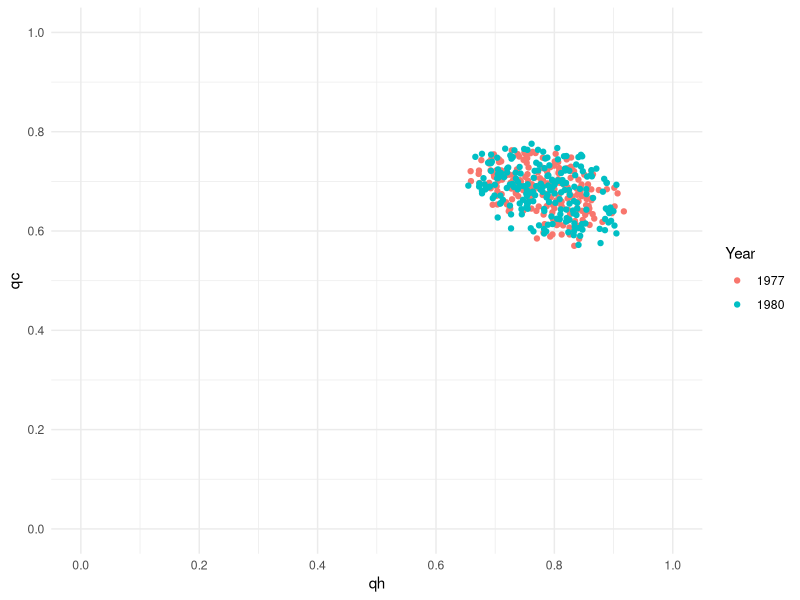
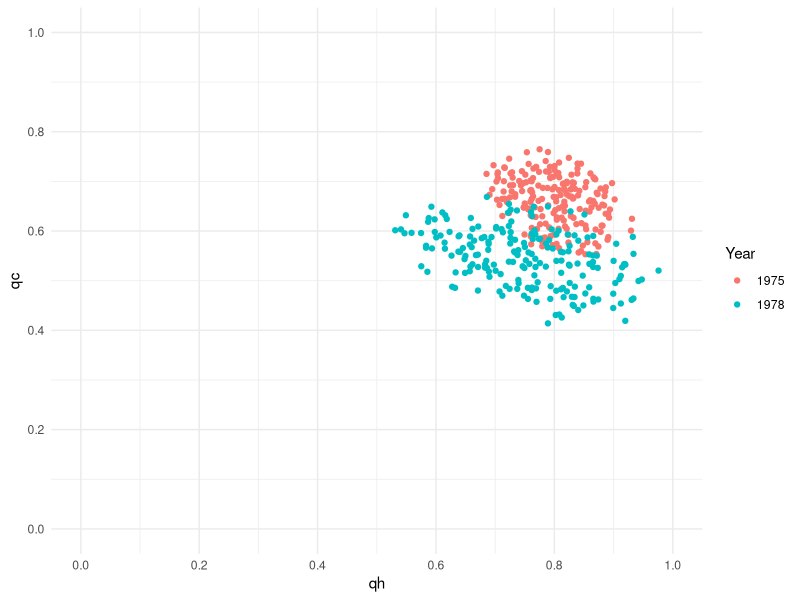

Recreate these plots in R, in order.
## ---- chunk 1
knitr::opts_chunk$set(echo = TRUE)
library(tidyverse)
library(plyr)
## ---- chunk 2
# read in the data
table_2_1979 <- read_csv("table_2_1979.csv")
table_2_1980 <- read_csv("table_2_1980.csv")
table_3_1975 <- read_csv("table_3_1975.csv")
table_3_1978 <- read_csv("table_3_1978.csv")
## ---- chunk 3
#' Generates four numbers between 0 and 1 and will act as the priors
#'
#' @return a list of four random numbers
simulate_parameters <- function() {
  names = c("qc1", "qh1", "qc2", "qh2")
  
  param = list(runif(1),
               runif(1),
               runif(1),
               runif(1))
  names(param) = names
  return(param)
}
## ---- chunk 4
#' The probability that j out of the s susceptibles in a household become infected
#' 
#' @param j number that become infected
#' @param s number of susceptibles
#' @param qc probability that a susceptible individual does not get infected from the community
#' @param qh probability that a susceptible individual does not get infected from their household
#' @param wjj the jth element of the diagonal of w
#' 
#' @return A number between 0 and 1, representing the probability of people infected in a household
model_1 <- function(j, s, qc, qh, wjj){
  return(choose(s, j) * wjj * (qc * qh^j)^(s - j))
}
## ---- chunk 5
#' Generate data from the model specified above
#'
#' @param qc probability that a susceptible individual does not get infected from the community
#' @param qh probability that a susceptible individual does not get infected from their household
#' @param m number of rows of the data
#' @param n number of columns of the data
#'
#' @return a matrix of generated data

data_gen <- function(qc, qh, m, n){
  
  # pre-allocate matrix
  d_star = matrix(NA, nrow = m, ncol = n)
  
  # make first row of matrix using w_{0s} = q_c^s
  d_star[1, ] = qc^(1:n)
  
  # create rest of the data 
  # we will work across the matrix rather than down the columns
  for (j in 2:m) {
    for (s in 1:n) {
      
      # create diagonal data point (when j = j)
      if (j - 1 == s){
        
        # follow the 1 - sum(wij)
        acc = 0      
        for (i in 1:(j-1)) {
          # add the matrix elements above wjj
          acc = acc + d_star[i, j - 1] 
        }
        # populate the matrix with 1 - acc
        d_star[j, j - 1] = 1 - acc
      }
      
      # upper triangular off diagonal calculation
      if (s > j - 1){
        # get the value for wjj for that row
        wjj = d_star[j, j - 1]
        
        # plug it in to the model_1 function to calculate the probability
        d_star[j,s] = model_1(j - 1, s, qc, qh, wjj)
      }
    }
  }
  
  return(d_star)
}
## ---- chunk 6
#' Calculate the frobenious norm of a matrix
#'
#' @param A the matrix
#'
#' @return the frobenious norm
frobenious <- function(A){
  return(sqrt(sum(abs(A)^2, na.rm = TRUE)))
}
## ---- chunk 7
#' Calculating the distance specified above
#'
#' @param d1 The first data matrix (i.e. 1977-78 from table 2)
#' @param d2 The second data matrix (i.e. 1980-81 from table 2)
#' @param d_star1 The first matrix of generated data
#' @param d_star2 The second matrix of generated data
#'
#' @return
distance <- function(d1, d2, d_star1, d_star2){
  # We have to convert the data into proportions from counts
  d1 = as.matrix(d1 / sum(d1, na.rm = TRUE))
  d2 = as.matrix(d2 / sum(d2, na.rm = TRUE))
  # calculate the two frobenious norms
  f1 = frobenious(d1 - d_star1)
  f2 = frobenious(d2 - d_star2)
  
  # this is the distance metric
  ans = (1 / 2) * (f1 + f2) 
  return(ans)
}
## ---- chunk 8
#' Generate an ABC sample
#'
#' @param epsilon The specified tolerance levels
#' @param d1 The first data matrix (i.e. 1977-78 from table 2)
#' @param d2 The second data matrix (i.e. 1980-81 from table 2)
#'
#' @return A prior sample that has 
generate_abc_sample <- function(epsilon, d1, d2){
  # drop the first column because we don't need it 
  d1 = d1[, -1]
  d2 = d2[, -1]
  
  # get the dimensions for each dataframe
  dim_d1 = dim(d1)
  dim_d2 = dim(d2)
  
  # basic ABC stuff
  while(TRUE){
    # prior
    prior = simulate_parameters() 
    
    # generate data
    res1 = data_gen(prior$qc1, prior$qh1, m = dim_d1[1], n = dim_d1[2])
    res2 = data_gen(prior$qc2, prior$qh2, m = dim_d2[1], n = dim_d2[2])
    
    # calculate distance
    distance = distance(d1,
                        d2,
                        d_star1 = res1,
                        d_star2 = res2)
    
    # check against tolerance
    if(distance < epsilon){
      break
    }
  }
  return(do.call(rbind, prior))
}
## ---- chunk 9
# only uncomment and run if we figure out it's broken, it takes a while
# results = replicate(200, generate_abc_sample(epsilon = 1,
#                                              d1 = table_2_1979,
#                                              d2 = table_2_1980))
# 
# qc1 = results[1,,]
# qh1 = results[2,,]
# qc2 = results[3,,]
# qh2 = results[4,,]
# 
# # this comes from table 2
# res_df <- rbind(data.frame(year = 1977, qh = qh1, qc = qc1), 
#                 data.frame(year = 1980, qh = qh2, qc = qc2))
# write.csv(res_df, "results_3a.csv")
## ---- chunk 10
# load in the data that was saved from above
res_df <- read.csv("results_3a.csv")
## ---- chunk 11
res_df %>% 
  ggplot(aes(qh, qc, color = factor(year)))+
  geom_point()+
  theme_minimal()+
  scale_x_continuous(breaks = seq(0,1,0.2), limits = c(0,1))+
  scale_y_continuous(breaks = seq(0,1,0.2), limits = c(0,1))+
  labs(color = "Year")
  NULL
## ---- chunk 12
#only uncomment and run if we figure out it's broken, it takes a while
# results2 = replicate(200, generate_abc_sample(epsilon = 0.895,
#                                              d1 = table_3_1975,
#                                              d2 = table_3_1978))
# 
# qc12 = results2[1,,]
# qh12 = results2[2,,]
# qc22 = results2[3,,]
# qh22 = results2[4,,]
# 
# # this comes from table 2
# res_df2 <- rbind(data.frame(year = 1975, qh = qh12, qc = qc12),
#                 data.frame(year = 1978, qh = qh22, qc = qc22))
## ---- chunk 13
#write.csv(res_df2, "results_3c.csv")

# load in the data that was saved from above
res_df2 <- read.csv("results_3c.csv")
## ---- chunk 14
res_df2 %>% 
  ggplot(aes(qh, qc, color = factor(year)))+
  geom_point()+
  theme_minimal()+
  scale_x_continuous(breaks = seq(0,1,0.2), limits = c(0,1))+
  scale_y_continuous(breaks = seq(0,1,0.2), limits = c(0,1))+
  labs(color = "Year")+
  NULL
## ---- chunk 15
qc = 0.25
qh = 0.75

model_1(j = 1, s = 3, qc = qc, qh =  qh, wjj =  (3/4))
data_gen(qc = 0.25, qh = 0.75, m = 4, n =3)

test1 = data_gen(qc = 0.25, qh = 0.75, m = 4, n =3)

onethree = choose(3,1) * (3/4) * (qc * qh^1)^2
twothree = choose(3,2) * (27/32) * (qc * qh^2)^1
test = matrix(c(0.25, 0.75, NA, NA,
                (1/16), (3/32), (27/32), NA,
                (1/64), onethree, twothree, (1 - onethree - twothree - (1/64))),
         ncol = 3, nrow = 4)

test == test1
## ---- chunk 16
#this is to see a good epsilon for 3a
test_f <- function() {
  test = simulate_parameters()
  res1 = data_gen(test$qc1, test$qh1,6,5)
  res2 = data_gen(test$qc2, test$qh2,6,5)

  d = distance(d1 = table_2_1979[, -1],
           d2 = table_2_1980[, -1],
           d_star1 = res1,
           d_star2 = res2)

  return(d)
}

x = replicate(1000, test_f())
quantile(x, seq(0.01, 0.2, 0.01))
## ---- chunk 17
#this is to see a good epsilon for 3c
test_f <- function(d1,d2) {
  d1 = d1[, -1]
  d2 = d2[, -1]
  dim_d1 = dim(d1)
  dim_d2 = dim(d2)
  prior = simulate_parameters() 
  
  # generate data
  res1 = data_gen(prior$qc1, prior$qh1, m = dim_d1[1], n = dim_d1[2])
  res2 = data_gen(prior$qc2, prior$qh2, m = dim_d2[1], n = dim_d2[2])
  
  distance = distance(d1,
                      d2,
                      d_star1 = res1,
                      d_star2 = res2)
}

x = replicate(1000, test_f(d1 = table_3_1975, d2 = table_3_1978))
quantile(x, seq(0.01, 0.2, 0.01))
